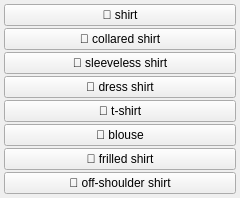
<?xml version="1.0" encoding="UTF-8"?>
<ui version="4.0">
 <class>clothes_shirt_menu</class>
 <widget class="QWidget" name="clothes_shirt_menu">
  <property name="geometry">
   <rect><x>0</x><y>0</y><width>240</width><height>60</height></rect>
  </property>
  <layout class="QGridLayout" name="grid">
   <property name="leftMargin"><number>4</number></property>
   <property name="topMargin"><number>4</number></property>
   <property name="rightMargin"><number>4</number></property>
   <property name="bottomMargin"><number>4</number></property>
   <property name="horizontalSpacing"><number>2</number></property>
   <property name="verticalSpacing"><number>2</number></property>
   <item row="0" column="0">
    <widget class="QPushButton" name="chk_shirt">
     <property name="checkable"><bool>true</bool></property>
     <property name="text"><string>👕 shirt</string></property>
     <property name="tags" stdset="0"><string>shirt</string></property>
     <property name="group" stdset="0"><string>shirt</string></property>
    </widget>
   </item>
   <item row="1" column="0">
    <widget class="QPushButton" name="chk_collared_shirt">
     <property name="checkable"><bool>true</bool></property>
     <property name="text"><string>👔 collared shirt</string></property>
     <property name="tags" stdset="0"><string>collared shirt</string></property>
     <property name="group" stdset="0"><string>shirt</string></property>
    </widget>
   </item>
   <item row="2" column="0">
    <widget class="QPushButton" name="chk_sleeveless_shirt">
     <property name="checkable"><bool>true</bool></property>
     <property name="text"><string>🎽 sleeveless shirt</string></property>
     <property name="tags" stdset="0"><string>sleeveless shirt</string></property>
     <property name="group" stdset="0"><string>shirt</string></property>
    </widget>
   </item>
   <item row="3" column="0">
    <widget class="QPushButton" name="chk_dress_shirt">
     <property name="checkable"><bool>true</bool></property>
     <property name="text"><string>🥼 dress shirt</string></property>
     <property name="tags" stdset="0"><string>dress shirt</string></property>
     <property name="group" stdset="0"><string>shirt</string></property>
    </widget>
   </item>
   <item row="4" column="0">
    <widget class="QPushButton" name="chk_t_shirt">
     <property name="checkable"><bool>true</bool></property>
     <property name="text"><string>👕 t-shirt</string></property>
     <property name="tags" stdset="0"><string>t-shirt</string></property>
     <property name="group" stdset="0"><string>shirt</string></property>
    </widget>
   </item>
   <item row="5" column="0">
    <widget class="QPushButton" name="chk_blouse">
     <property name="checkable"><bool>true</bool></property>
     <property name="text"><string>👚 blouse</string></property>
     <property name="tags" stdset="0"><string>blouse</string></property>
     <property name="group" stdset="0"><string>shirt</string></property>
    </widget>
   </item>
   <item row="6" column="0">
    <widget class="QPushButton" name="chk_frilled_shirt">
     <property name="checkable"><bool>true</bool></property>
     <property name="text"><string>🎀 frilled shirt</string></property>
     <property name="tags" stdset="0"><string>frilled shirt</string></property>
     <property name="group" stdset="0"><string>shirt</string></property>
    </widget>
   </item>
   <item row="7" column="0">
    <widget class="QPushButton" name="chk_off_shoulder_shirt">
     <property name="checkable"><bool>true</bool></property>
     <property name="text"><string>💃 off-shoulder shirt</string></property>
     <property name="tags" stdset="0"><string>off-shoulder shirt</string></property>
     <property name="group" stdset="0"><string>shirt</string></property>
    </widget>
   </item>
  </layout>
 </widget>
 <resources/>
 <connections/>
</ui>
